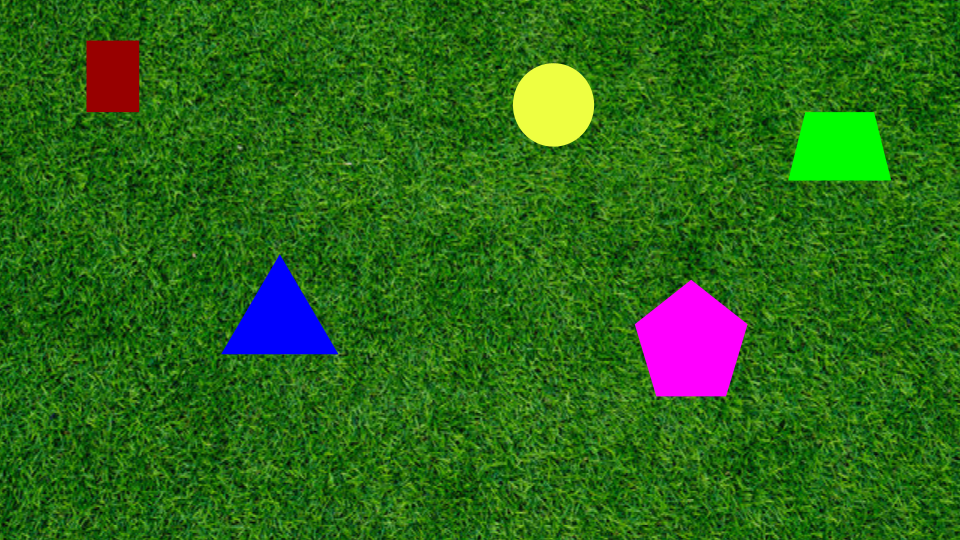
#> input picture resources/PennAir 2024 App Static.png, 960 x 540 px, given in place of PennAir 2024 App Dynamic Hard.mp4, which was not available
$ python Part4.py
#> lines starting #> are read from the running program, lines starting #| are printed output that depends on the picture; after the words box and inside, x2 and y2 are one past the last pixel; in counts of white or black regions, pixels touching at a corner belong together; pictures that were not available may be replaced by others from this repository, and a replacement may not be noted
### VideoProcessing.py
# import libraries
import os
import time
import cv2 as cv
import numpy as np
import process_frame as pf

def process_video(frame_proc_func, input_video_path, video_folder_path, output_video_name, kSize, thresh_multiplier=None, min_contour_area=None):
    # timer to see how much time it takes to process the video
#> called with video_folder_path = 'Part4/', output_video_name = 'part4output.mp4', kSize = 45, thresh_multiplier = 0.5, min_contour_area = 10000
    start_time = time.time()

    # set up file paths for input and output

    # make sure this folder exists, creates if it doesn't
    os.makedirs(video_folder_path, exist_ok=True)

    # output video path with filename and extension
    output_video_path = os.path.join(video_folder_path, output_video_name)

    # import input video
    video = cv.VideoCapture(input_video_path)
    # check if video was opened successfully
    if not video.isOpened():
        raise FileNotFoundError(f'could not open video: {input_video_path}')

    # retrieves the fps or defaults to 30.0
    fps = video.get(cv.CAP_PROP_FPS) or 30.0
    # retrieves the width and height of the video frames
    width = int(video.get(cv.CAP_PROP_FRAME_WIDTH))
    height = int(video.get(cv.CAP_PROP_FRAME_HEIGHT))
    # prints values for checking
    print(f"width: {width}, height: {height}, fps: {fps}")

    # specifices H.264 codec for video compression
    fourcc = cv.VideoWriter_fourcc(*'avc1')
    # initalizes the video writer itself
    writer = cv.VideoWriter(output_video_path, fourcc, fps, (width, height), isColor=True)

    # frame counter to act as a 'progress bar'
    frame_count = 0
    try:
        while True:
            # increment frame counter
            frame_count += 1
            # print frame number to console and replacing the last line
            # to see the latest number of frames processed
            print(f"\rFrame: {frame_count}", end="", flush=True)
            # reads the frame and a bool to check if there is a next frame to read
            still_running, frame = video.read()
#> frame is the input picture: shape (540, 960, 3); mean B, G, R 24.5, 104.6, 44
            # if there is no next frame, break the while loop
            if not still_running:
                break

            # process the frame and output the frame with contour edges and center labelling
            processed_frame = frame_proc_func(frame, kSize, thresh_multiplier, min_contour_area)

            # ensure size matches writer settings
            processed_frame_h, processed_frame_w = processed_frame.shape[:2]
            # if the size doesn't match, resize to match
            if (processed_frame_w, processed_frame_h) != (width, height):
                processed_frame = cv.resize(processed_frame, (width, height))

            # write the processed frame to the output video
            writer.write(processed_frame)
    finally:
        # release the video and writer objects
        video.release()
        writer.release()
        # ends timer
        end_time = time.time()
        # calculates and prints the elapsed time to process the video
        print(f"\nTotal time: {end_time - start_time:.2f} seconds")

### process_frame.py
import cv2 as cv
import numpy as np
import adaptive_bilateral as ab

# helper functions for processing frames
# for part 2
# use only process_frame_pn() when n is a num
# other two are tested and not used in final version

# [57 lines left out: function process_frame, not called in this run]

def process_frame_p4(img, kSize, thresh_multiplier, min_contour_area):
    # rolling guided filter
#> called with kSize = 45, thresh_multiplier = 0.5, min_contour_area = 10000
    def rolling_guided(img):
        # 0.100
        return cv.ximgproc.rollingGuidanceFilter(src=img, d=-1, sigmaColor=25, sigmaSpace=3, numOfIter=4)

    # [24 lines left out: functions calculate_depth, calculate_x_coord, calculate_y_coord, not called in this run]

    # intrinsic camera matrix K
    K = [[2564.3186869, 0, 0],
	[0, 2569.70273111, 0],
	[0,			      0, 1]]

    # real circle radius in inches
    REAL_CIRCLE_RADIUS = 10.0

    output_img = img.copy()

    # convert image to grayscale
    img_gray_u8 = cv.cvtColor(img, cv.COLOR_BGRA2GRAY)
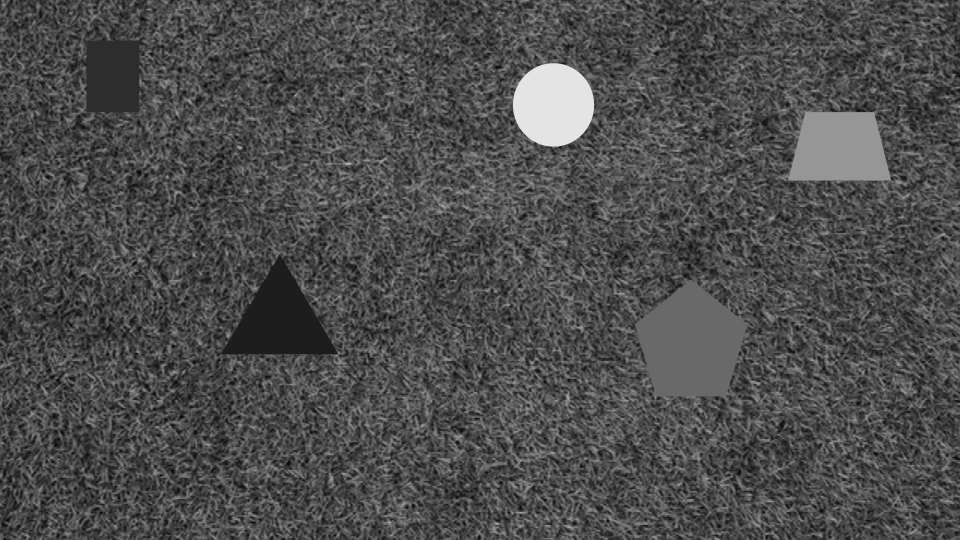
#> img_gray_u8: shape (540, 960); min 6, max 228, mean 77.3


    ###
    # pass image through high pass filter (hpf)
    # to help edge detection
    ###

    # rolling guided filter to smooth grass texture but keep shape edges
    img_blur = rolling_guided(img)

    # canny thresholds, hysteresis thresholding, through otsu method
    # https://stackoverflow.com/questions/4292249/automatic-calculation-of-low-and-high-thresholds-for-the-canny-operation-in-open
    otsu_thresh_val, thresh_img = cv.threshold(
        img_gray_u8, 0, 255, cv.THRESH_BINARY | cv.THRESH_OTSU)
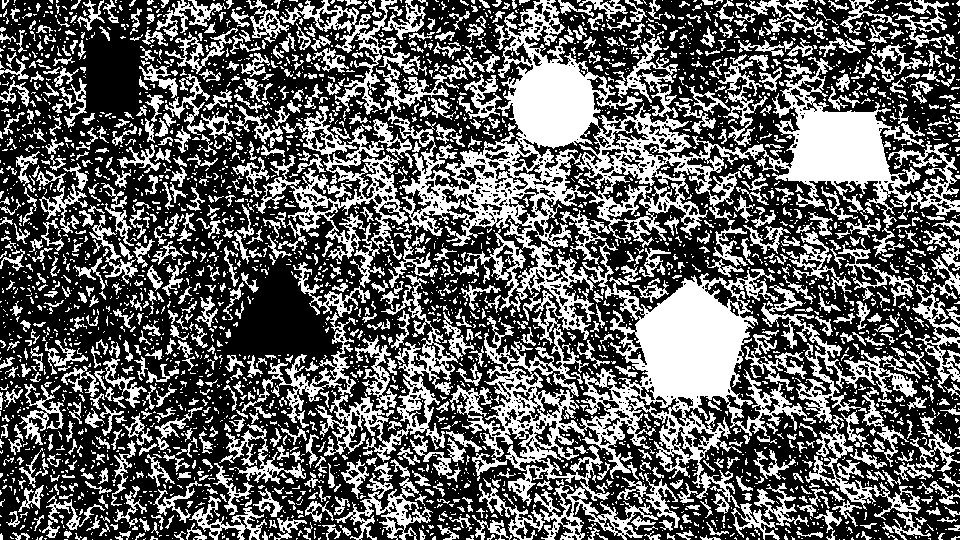
#> thresh_img: shape (540, 960); 38.1% white; 3725 white regions (2812 under 20 px), largest, box (x1, y1, x2, y2) and area: (388, 0, 925, 540) 68228, (282, 106, 413, 288) 6368, (315, 275, 458, 462) 4789
#> otsu_thresh_val = 82
    higher_thresh = otsu_thresh_val
#> higher_thresh = 82
    lower_thresh = higher_thresh * thresh_multiplier
#> lower_thresh = 41

    # canny edge detection
    def canny_channel(channel_u8, lower, higher):
        return cv.Canny(channel_u8, lower, higher)

    img_canny_edges = cv.Canny(img_blur, lower_thresh, higher_thresh)
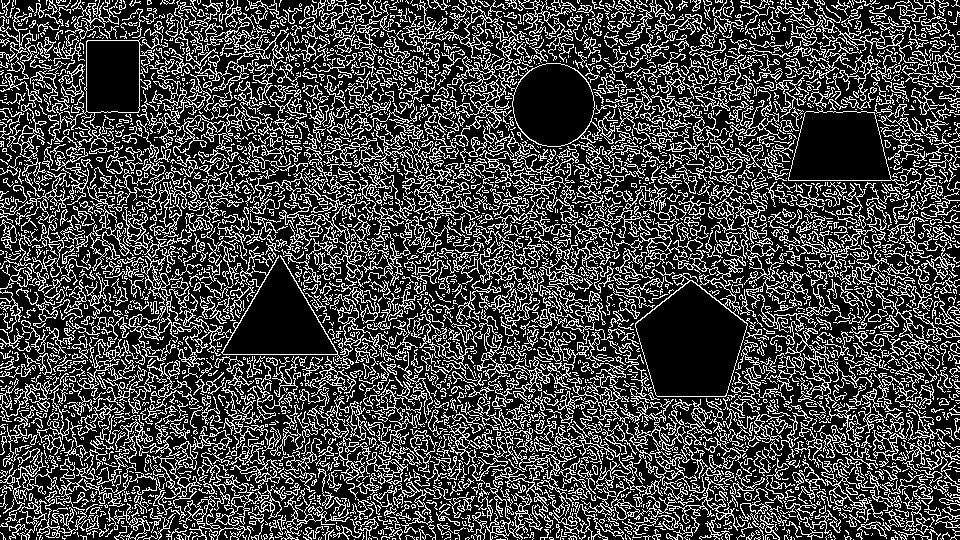
#> img_canny_edges: shape (540, 960); 26.7% white in thin lines or dots

    # morphing
    kernel_close = cv.getStructuringElement(cv.MORPH_ELLIPSE, (kSize, kSize))
    img_canny_edges = cv.morphologyEx(img_canny_edges, cv.MORPH_CLOSE, kernel_close)
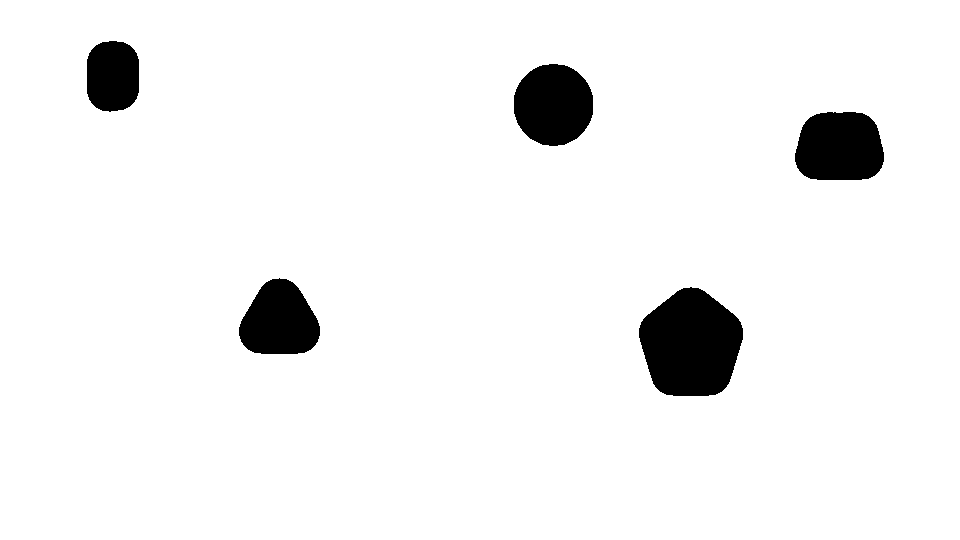
#> img_canny_edges: shape (540, 960); 94.8% white; 5 black regions, box (x1, y1, x2, y2) and area: (639, 287, 743, 396) 8597, (795, 112, 884, 180) 5201, (514, 64, 593, 146) 5143, (239, 278, 320, 354) 4567, (87, 41, 139, 112) 3201

    # invert canny edges
    inverted_edges = cv.bitwise_not(img_canny_edges)
#> inverted_edges: shape (540, 960); 5.2% white; 5 white regions

    # find contours
    contours, hierarchy = cv.findContours(inverted_edges, cv.RETR_EXTERNAL, cv.CHAIN_APPROX_SIMPLE)
#> contours = 5 contours; box (x1, y1, x2, y2) and area: (639, 287, 743, 396) 8446, (795, 112, 884, 180) 5078, (514, 64, 593, 146) 5029, (239, 278, 320, 354) 4455, (87, 41, 139, 112) 3106

    # clean up small noise
    contours = [c for c in contours if cv.contourArea(c) > min_contour_area]
#> contours = []

    # outline found contours
    cv.drawContours(output_img, contours, -1, (255, 255, 255), 2)

    most_circular_contour = None
    highest_circularity = 0.0
    depth = 0.0

    for contour in contours:
        area = cv.contourArea(contour)
        perimeter = cv.arcLength(contour, True)
        circularity = (4 * np.pi * area) / (perimeter ** 2)

        if circularity > highest_circularity:
            highest_circularity = circularity
            most_circular_contour = contour
#> this loop made 0 passes
#> after the loop, highest_circularity = 0

    if most_circular_contour is not None:
        (x, y), digital_radius = cv.minEnclosingCircle(most_circular_contour)
        depth = calculate_depth(K, digital_radius, REAL_CIRCLE_RADIUS)

        for contour in contours:
            M = cv.moments(contour)

            if M["m00"] != 0:
                # retrieve the center pixel coordinates of the contour
                center_px_x = int(M["m10"] / M["m00"])
                center_px_y = int(M["m01"] / M["m00"])
                # calculate real world coordinates wrt to camera based on real depth
                real_x_coord = round(calculate_x_coord(K, center_px_x, depth))
                real_y_coord = round(calculate_y_coord(K, center_px_y, depth))
                # keep 2 decimal places for depth
                depth = round(depth, 2)
                # draw the center point
                cv.circle(output_img, (center_px_x, center_px_y), 2, (255, 255, 255), -1)
                # write the coordinates: x, y, and depth
                cv.putText(output_img, f"({real_x_coord}, {real_y_coord}, depth: {depth})", (center_px_x - 35, center_px_y + 30), cv.FONT_HERSHEY_SIMPLEX, 0.5, (0, 0, 0), 2)
        return output_img

# [118 lines left out: functions process_frametestgauss, process_frametestab, not called in this run]

### Part4.py
import VideoProcessing as vp
import process_frame as pf

# parameters for process_frame
kSize = 45
min_contour_area = 10000
thresh_multiplier = 0.5

# function used to process each frame
# not abstracted because too much work
# to fit in the center calculation code + depth printing
frame_proc_func = pf.process_frame_p4

# general video output folder path
video_folder_path = 'Part4/'

# input video path with filename and extension
input_video_path = 'resources/PennAir 2024 App Dynamic Hard.mp4'

# output video filename and extension
output_video_name = 'part4output.mp4'

# parameters for process_frame passed through process_video not used hence 0, 0, 0
#> (the run stopped early here; a loop or call above may not have finished)
